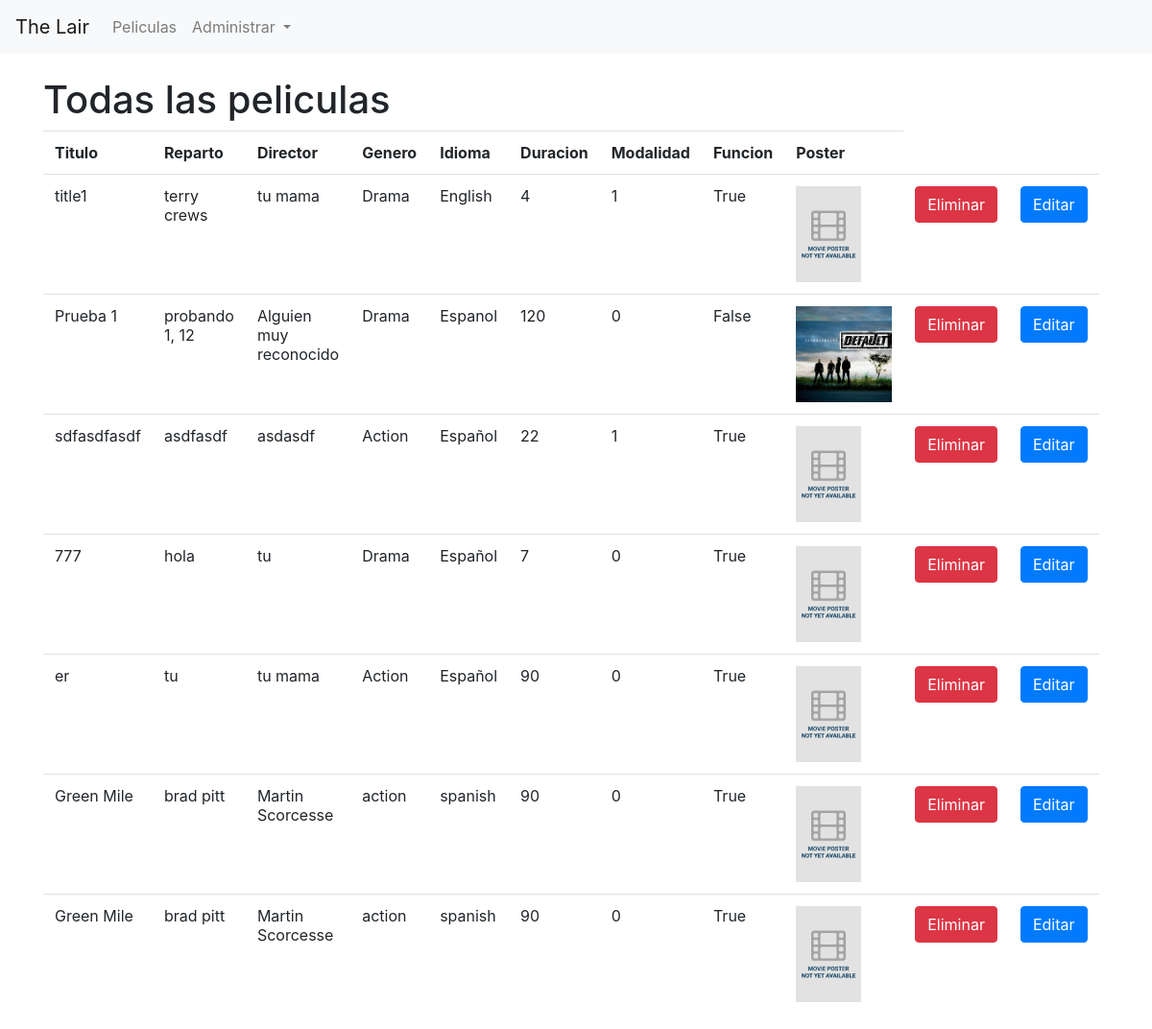
/lairAdmin/listMovies/, run on the app's committed database.
### lairAdmin/models.py (models this page shows)
class Movie(models.Model):
    title   = models.CharField(max_length=200)
    duration = models.IntegerField()
    cast  = models.TextField()
    director = models.CharField(max_length=200)
    genre   = models.CharField(max_length=200)
    language   = models.CharField(max_length=200)
    thumb   = models.ImageField(default='defaultCover.png')
    mode = models.IntegerField(default = 0)
    showing = models.BooleanField(default = False)

### lairAdmin/views.py (the view)
# urls.py: path('listMovies/', views.list_movies, name='listMovies'),
def list_movies(request):
    movies = Movie.objects.all()
    return render(request, 'lairAdmin/listMovies.html', {'movies':movies})

### lairAdmin/templates/lairAdmin/listMovies.html
{% extends 'base_layout.html' %}
{% block content %}
<br>
<div class=" row top'buffer" >
    <div class="col-md-6">
        <h1>Todas las peliculas</h1>
    </div>
    <div class="col-md-10">
        <table class="table">
            <tr>
                <th>Titulo</th>
                <th>Reparto</th>
                <th>Director</th>
                <th>Genero</th>
                <th>Idioma</th>
                <th>Duracion</th>
                <th>Modalidad</th>
                <th>Funcion</th>
                <th>Poster</th>
            </tr>
         {% for movie in movies %}
            <tr>
                <td>{{movie.title}}</td>
                <td>{{movie.cast}}</td>
                <td>{{movie.director}}</td>
                <td>{{movie.genre}}</td>
                <td>{{movie.language}}</td>
                <td>{{movie.duration}}</td>
                <td>{{movie.mode}}</td>
                <td>{{movie.showing}}</td>
                <td><img src="{{movie.thumb.url}}" alt=""  height="100px"></td>
                <td><form action="{% url 'lairAdmin:deleteMovies' id=movie.id %}" method="POST">{% csrf_token %}<button class="btn btn-danger" type="submit">Eliminar</button></form></td>
                <td><form action="{% url 'lairAdmin:editMovies' id=movie.id %}" method="POST">{% csrf_token %}<button class="btn btn-primary" type="submit">Editar</button></form></td>
            </tr>
        {% endfor %}
        </table>
    </div>
</div>
{% endblock %}

### data on the page
Movie: title "title1", cast "terry crews", director "tu mama", genre "Drama", language "English", duration "4", mode "1", showing "True", thumb (placeholder picture)
Movie: title "Prueba 1", cast "probando 1, 12", director "Alguien muy reconocido", genre "Drama", language "Espanol", duration "120", mode "0", showing "False", thumb (picture)
Movie: title "sdfasdfasdf", cast "asdfasdf", director "asdasdf", genre "Action", language "Español", duration "22", mode "1", showing "True", thumb (placeholder picture)
Movie: title "777", cast "hola", director "tu", genre "Drama", language "Español", duration "7", mode "0", showing "True", thumb (placeholder picture)
Movie: title "er", cast "tu", director "tu mama", genre "Action", language "Español", duration "90", mode "0", showing "True", thumb (placeholder picture)
Movie: title "Green Mile", cast "brad pitt", director "Martin Scorcesse", genre "action", language "spanish", duration "90", mode "0", showing "True", thumb (placeholder picture)
Movie: title "Green Mile", cast "brad pitt", director "Martin Scorcesse", genre "action", language "spanish", duration "90", mode "0", showing "True", thumb (placeholder picture)
